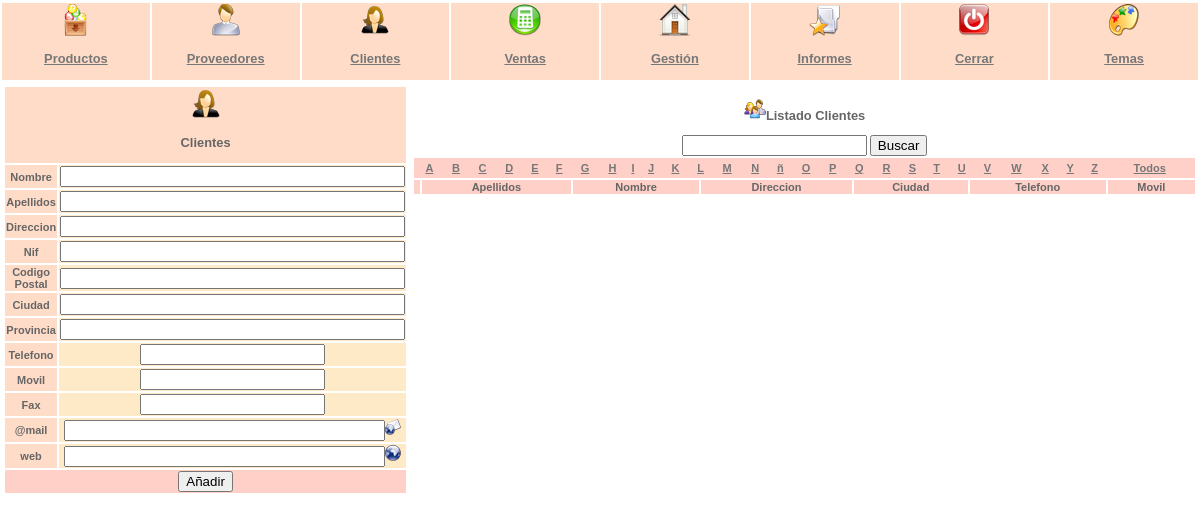
The page /index.php?id=3 (signed in) on the database its author committed.
### tables this page shows
CREATE TABLE `menus` (
  `id` int(3) NOT NULL auto_increment,
  `nombre` varchar(25) NOT NULL default '',
  `imagen` varchar(50) NOT NULL default '',
  PRIMARY KEY  (`id`)
);

### conexion.php (called while the page is built, shortened)
<?
$dbname = "naida";
?>

### principal.php (the view, shortened to what this page needs)
<?
print("<table width=100%><tr>");
$menus = "Select * from menus";
$rmenus = mysql_db_query ($dbname, $menus, $con);
while($celda = mysql_fetch_array($rmenus))
{
print("<th width='12%' $_SESSION[color2]><img src=$celda[imagen] alt=imagen></img><h3><a href=index.php?id=$celda[id]>$celda[nombre]</a></h3></th>");
}
print("</tr></table>");
if(isset($_GET['id']))
{
	$id = $_GET["id"];
	switch($id)
		{
	case 3: include("clientes/clientes.php");break;
		}
}
?>

### index.php (shortened to what this page needs)
<!DOCTYPE html PUBLIC "-//W3C//DTD XHTML 1.0 Strict//EN"
    "http://www.w3.org/TR/xhtml1/DTD/xhtml1-strict.dtd">
<html>
<head>
    <link href="174.css" rel="stylesheet" type="text/css">
</head>
<?php
if (isset($_SESSION["autentificado"]) && $_SESSION["autentificado"] != "SI") {
    print("<body bgcolor='#ffffff'>");
    print("<form name='loginform' id='loginform' action='comprobar.php' method='post'>");
    print("<p><label><font color=black size='4'>Usuario:</font><br/></label><p><input type='text' name='usuario' id='log' value='' size='20' tabindex='1' /></p>");
    print("<p><label><font color=black size='4'>Contraseña:</font><br/></label><p> <input type='password' name='pass' id='pwd' value='' size='20' tabindex='2' /></p>");
    print("<p class='submit'>");
    print("<input type='submit' name='submit' id='submit' value='Identificarse &raquo;' tabindex='3' />");
    print("</p>");
    print("</form>");
    include("backend.php");
} else {
    require_once("conexion.php");
    $ctema = "Select * from gamas where id like $_SESSION[tema]";
    $cstema = mysql_db_query($dbname, $ctema, $con);
    while ($stema = mysql_fetch_array($cstema)) {
        print("<body $_SESSION[colorb]>");
    }
    include ("principal.php");
}
?>
</body>
</html>

### clientes/clientes.php (shortened to what this page needs)
<?
if ((isset($_POST['mprov'])) || (isset($_POST['bprov'])) || (isset($_POST['aprov'])) || (isset($_GET['pro'])))
{
$id = $_POST['idpro'];
$nombre = $_POST['Nombre'];
$apellidos = $_POST['Apellidos'];
$direccion = $_POST['Direccion'];
$cp = $_POST['cp'];
$ciudad = $_POST['ciudad'];
$provincia = $_POST['provincia'];
$telefono = $_POST['telefono'];
$movil = $_POST['movil'];
$fax = $_POST['fax'];
$mail = $_POST['mail'];
$web = $_POST['web'];
$nif = $_POST['nif'];
if (isset($_POST['mprov']))
	{
	$modprov="Update clientes set Nombre = '$nombre', Apellidos = '$apellidos', Direccion = '$direccion', nif= '$nif', cp = '$cp', ciudad = '$ciudad', provincia='$provincia', telefono = '$telefono', movil = '$movil' ,fax = '$fax', mail = '$mail', web = '$web' where id like '$id'";
	if($rmodif = mysql_db_query($dbname, $modprov, $con))
	echo "<span class='ok'>" .$Nombre ."modificado con exito</span>";
	else
	echo "<span class='nok'>No se ha podido modificar ".$Nombre ."</span>";
	}
if (isset($_POST['bprov']))
	{
	$baprov="Delete from clientes where id like '$id'";
	if($rbaprov = mysql_db_query($dbname, $baprov, $con))
	echo "<span class='ok'>El Cliente ". $nombre ." ha sido borrado</span>";
	else
	echo "<span class='nok'>No se ha podido dar de baja al Cliente ". $nombre ."</span>";
	}
if (isset($_POST['aprov']))
	{
	$aprove="Insert into clientes (Nombre,Apellidos,Direccion,nif,cp,ciudad,provincia,telefono,movil,fax,mail,web) values ('$nombre','$apellidos','$direccion','$nif','$cp','$ciudad','$provincia','$telefono','$movil','$fax','$mail','$web')";
	if($raprove = mysql_db_query($dbname, $aprove, $con))
	echo "<span class='ok'>El Cliente ". $nombre ." ha sido dado de alta</span>";
	else
	echo "<span class='nok' >No se ha podido dar de alta al Cliente ". $nombre ."</span>";
	}
if (isset($_GET['pro']))
	{
	$id = $_GET['pro'];
	$selprov = "Select * from clientes where id like '$id'";
	$consel = mysql_db_query($dbname,$selprov,$con);
	$dev = mysql_fetch_array($consel);
	}
}
else
{
$dev="";
}
?>
<table width='100%'><tr><td width='25%' valign='top'>
<form name='aproveedores' method='post' action='index.php?id=3'>
<table>
<tr><th colspan='2'<? print($_SESSION[color2]); ?> ><img src='imagenes/clientes.png' alt='clientes'></img><h3>Clientes</h3></th></tr>
<tr><td <? print($_SESSION[color2]); ?>><b>Nombre</b></td><td <? print($_SESSION[color1]); ?>><input type='text' size='40' name='Nombre' <? print("value='$dev[Nombre]'"); ?>></td></tr>
<tr><td <? print($_SESSION[color2]); ?>><b>Apellidos</b></td><td <? print($_SESSION[color1]); ?>><input type='text' size='40' name='Apellidos' <? print("value='$dev[Apellidos]'"); ?>></input></td></tr>
<tr><td <? print($_SESSION[color2]); ?>><b>Direccion</b></td><td <? print($_SESSION[color1]); ?>><input type='text' size='40' name='Direccion' <? print("value='$dev[Direccion]'"); ?>></input></td></tr>
<tr><td <? print($_SESSION[color2]); ?>><b>Nif</b></td><td <? print($_SESSION[color1]); ?>><input type='text' size='40' name='nif' <? print("value='$dev[nif]'"); ?>></input></td></tr>
<tr><td <? print($_SESSION[color2]); ?>><b>Codigo Postal</b></td><td <? print($_SESSION[color1]); ?>><input type='text' size='40' name='cp' <? print("value='$dev[cp]'"); ?>></input></td></tr>
<tr><td <? print($_SESSION[color2]); ?>><b>Ciudad</b></td><td <? print($_SESSION[color1]); ?>><input type='text' size='40' name='ciudad' <? print("value='$dev[ciudad]'"); ?>></input></td></tr>
<tr><td <? print($_SESSION[color2]); ?>><b>Provincia</b></td><td <? print($_SESSION[color1]); ?>><input type='text' size='40' name='provincia' <? print("value='$dev[provincia]'"); ?>></input></td></tr>
<tr><td <? print($_SESSION[color2]); ?>><b>Telefono</b></td><td <? print($_SESSION[color1]); ?>><input type='text' name='telefono' <? print("value='$dev[telefono]'"); ?>></input></td></tr>
<tr><td <? print($_SESSION[color2]); ?>><b>Movil</b></td><td <? print($_SESSION[color1]); ?>><input type='text' name='movil' <? print("value='$dev[movil]'"); ?>></input></td></tr>
<tr><td <? print($_SESSION[color2]); ?>><b>Fax</b></td><td <? print($_SESSION[color1]); ?>><input type='text' name='fax' <? print("value='$dev[fax]'"); ?>></input></td></tr>
<tr><td <? print($_SESSION[color2]); ?>><b>@mail</b></td><td <? print($_SESSION[color1]); ?>><input type='text' size='37' name='mail' <? print("value='$dev[mail]'"); ?>></input><? print("<a href='mailto:$dev[mail]'>"); ?><img src='imagenes/mail.png' alt='Enviar Correo'/></a></td></tr>
<tr><td <? print($_SESSION[color2]); ?>><b>web</b></td><td <? print($_SESSION[color1]); ?>><input type='text'  size='37' name='web' <? print("value='$dev[web]'"); ?>></input><? print("<a href='$dev[web]' target='_blank'>"); ?><img src='imagenes/web.png' alt='Ver Web'/></a></td></tr>
<tr><td colspan='2'<? print($_SESSION[colorc]); ?>>
<?
if(isset($_GET['pro']))
{
print("<input type='submit' name='mprov' value='Modificar'></input>");
print("<input type='submit' name='bprov' value='Borrar'></input>");
print("<input type='submit' name='limpia' value='Nuevo'></input>");
}
else
print("<input type='submit' name='aprov' value='Añadir'></input>");
?>
</td></tr>
</table>
</form>
</td><td valign='top' width='75%'>
<h3><img src='imagenes/listado.png' alt='listado'></img>Listado Clientes</h3>
<form name='buscli' action='index.php?id=3' method='post'>
<input type='text' name='cadbus'></input>
<input type='submit' name='busclien' value='Buscar'></input>
</form>
<table width='100%'>
<? include ("clientes/filtrocli.php"); ?>
<tr <?
print($_SESSION[colorc]); ?>><th></th><th>Apellidos</th><th>Nombre</th><th>Direccion</th><th>Ciudad</th><th>Telefono</th><th>Movil</th></tr>
</table></td></tr></table>

### clientes/filtrocli.php (shortened to what this page needs)
<?
print("<tr $_SESSION[colorc]>");
print("<th colspan='12'>");
print("<table width='100%'><tr>");
print("<th><a href='index.php?id=3&amp;l=a'>A</a></th>");
print("<th><a href='index.php?id=3&amp;l=b'>B</a></th>");
print("<th><a href='index.php?id=3&amp;l=c'>C</a></th>");
print("<th><a href='index.php?id=3&amp;l=d'>D</a></th>");
print("<th><a href='index.php?id=3&amp;l=e'>E</a></th>");
print("<th><a href='index.php?id=3&amp;l=f'>F</a></th>");
print("<th><a href='index.php?id=3&amp;l=g'>G</a></th>");
print("<th><a href='index.php?id=3&amp;l=h'>H</a></th>");
print("<th><a href='index.php?id=3&amp;l=i'>I</a></th>");
print("<th><a href='index.php?id=3&amp;l=j'>J</a></th>");
print("<th><a href='index.php?id=3&amp;l=k'>K</a></th>");
print("<th><a href='index.php?id=3&amp;l=l'>L</a></th>");
print("<th><a href='index.php?id=3&amp;l=m'>M</a></th>");
print("<th><a href='index.php?id=3&amp;l=n'>N</a></th>");
print("<th><a href='index.php?id=3&amp;l=&ntilde;'>&ntilde;</a></th>");
print("<th><a href='index.php?id=3&amp;l=o'>O</a></th>");
print("<th><a href='index.php?id=3&amp;l=p'>P</a></th>");
print("<th><a href='index.php?id=3&amp;l=q'>Q</a></th>");
print("<th><a href='index.php?id=3&amp;l=r'>R</a></th>");
print("<th><a href='index.php?id=3&amp;l=s'>S</a></th>");
print("<th><a href='index.php?id=3&amp;l=t'>T</a></th>");
print("<th><a href='index.php?id=3&amp;l=u'>U</a></th>");
print("<th><a href='index.php?id=3&amp;l=v'>V</a></th>");
print("<th><a href='index.php?id=3&amp;l=w'>W</a></th>");
print("<th><a href='index.php?id=3&amp;l=x'>X</a></th>");
print("<th><a href='index.php?id=3&amp;l=y'>Y</a></th>");
print("<th><a href='index.php?id=3&amp;l=z'>Z</a></th>");
print("<th><a href='index.php?id=3&amp;l=*'>Todos</a></th>");
print("</tr>");
print("</table></th></tr>");
?>

### 174.css (style rules this page uses)
body { text-align:center; padding:0; margin:1px 0 0; font:normal 11px Arial, Helvetica, Sans-serif; color:#666; }
a { color:#777; }
img { border: 0; }

### rows shown on the page
menus: imagen (picture), nombre "Productos"
menus: imagen (picture), nombre "Proveedores"
menus: imagen (picture), nombre "Clientes"
menus: imagen (picture), nombre "Ventas"
menus: imagen (picture), nombre "Gestión"
menus: imagen (picture), nombre "Informes"
menus: imagen (picture), nombre "Cerrar"
menus: imagen (picture), nombre "Temas"
